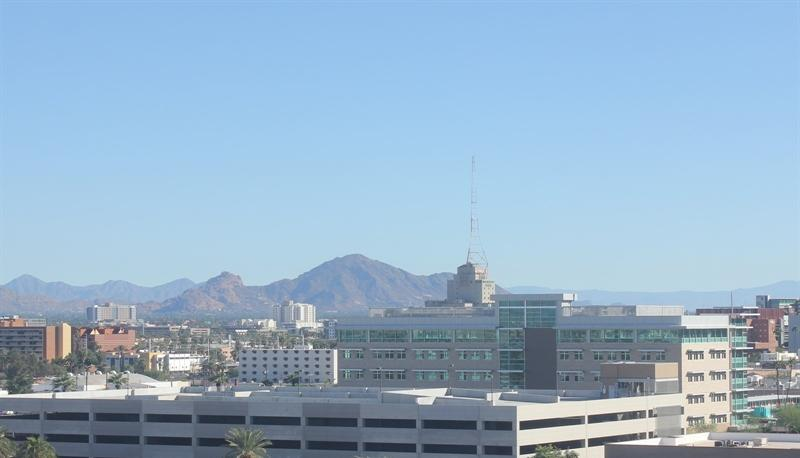
#> input picture data/images/images/test/day/20151101_165048.jpg, 800 x 458 px; its folder holds only this picture in this run
$ jupyter execute --allow-errors JS11_Klasifikasi2_244107020064_Muhammad_Pearl_Ocshada.ipynb
#> lines starting #> are read from the running program, lines starting #| are printed output that depends on the picture
# JS11 - Klasifikasi 2 (Support Vector Machine)
**Muhammad Pearl Ocshada — 244107020064 — JTI Polinema — Pembelajaran Mesin 2025/2026**

**Teori singkat.** SVM mencari **hyperplane** pemisah kelas dengan **margin maksimum**.
- **Hard margin** memaksa semua data benar (hanya untuk data terpisah sempurna); **soft margin** menoleransi pelanggaran dengan parameter regularisasi **C**: C besar → kaku, margin tipis; C kecil → lunak, margin lebar.
- **Kernel trick** memetakan data ke dimensi lebih tinggi secara implisit agar data non-linear bisa dipisah: kernel **linear**, **polynomial**, **RBF (Gaussian)** dengan parameter **gamma**, dan **sigmoid**.

Cakupan: Praktikum 1–5 + Tugas 1–2.

[cell 1]
import numpy as np
import matplotlib.pyplot as plt
from sklearn.datasets import make_blobs, make_circles
from sklearn.svm import SVC

def plot_svc(model, X, y, ax=None, title=''):
    ax = ax or plt.gca()
    ax.scatter(X[:, 0], X[:, 1], c=y, cmap='coolwarm', s=30, alpha=0.8)
    if hasattr(model, 'support_vectors_'):
        sv = model.support_vectors_
        ax.scatter(sv[:, 0], sv[:, 1], s=120, facecolors='none', edgecolors='k', label='support vectors')
    xx, yy = np.meshgrid(np.linspace(X[:, 0].min()-0.8, X[:, 0].max()+0.8, 300),
                         np.linspace(X[:, 1].min()-0.8, X[:, 1].max()+0.8, 300))
    Z = model.predict(np.c_[xx.ravel(), yy.ravel()]).reshape(xx.shape)
    ax.contourf(xx, yy, Z, alpha=0.25, cmap='coolwarm')
    ax.set_title(title); ax.legend(loc='upper left')
    return ax

---
## Praktikum 1 — SVM Linear (margin maksimum)

[cell 2]
X1, y1 = make_blobs(n_samples=60, centers=2, random_state=7, cluster_std=1.0)
svc1 = SVC(kernel='linear', C=1e10)   # C sangat besar ~ hard margin
svc1.fit(X1, y1)

fig, ax = plt.subplots(figsize=(7, 5))
plot_svc(svc1, X1, y1, ax, 'SVM linear: hyperplane & margin (C=1e10)')
plt.tight_layout(); plt.show()
#> after `plt.tight_layout()`:
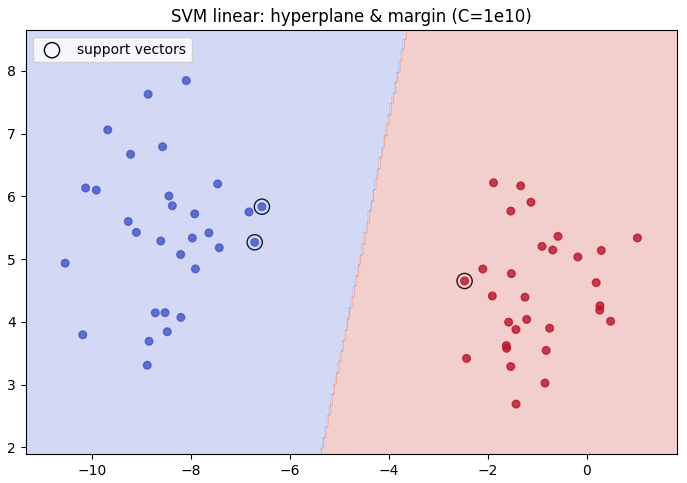
#> figure drawn by matplotlib, 1 panel
print('Jumlah support vectors:', svc1.n_support_, '| training score:', svc1.score(X1, y1))

**Interpretasi:** hanya titik-titik yang dilingkari (support vectors) yang menentukan posisi garis pemisah; semua titik lain boleh dihapus tanpa mengubah model. Untuk dataset nyata yang cocok dengan SVM linear: data yang sudah terpisah lurus dengan noise sedikit (mis. Iris pada dua kelas tertentu, data linearly separable hasil clustering).

---
## Praktikum 2 — SVM Non-Linear (kernel RBF) pada `make_circles`

[cell 3]
X2, y2 = make_circles(n_samples=200, noise=0.08, factor=0.5, random_state=3)
svc2 = SVC(kernel='rbf', C=1e6)
svc2.fit(X2, y2)

fig, ax = plt.subplots(figsize=(7, 5))
plot_svc(svc2, X2, y2, ax, 'SVM RBF: decision boundary melingkar tanpa proyeksi manual')
plt.tight_layout(); plt.show()
#> after `plt.tight_layout()`:
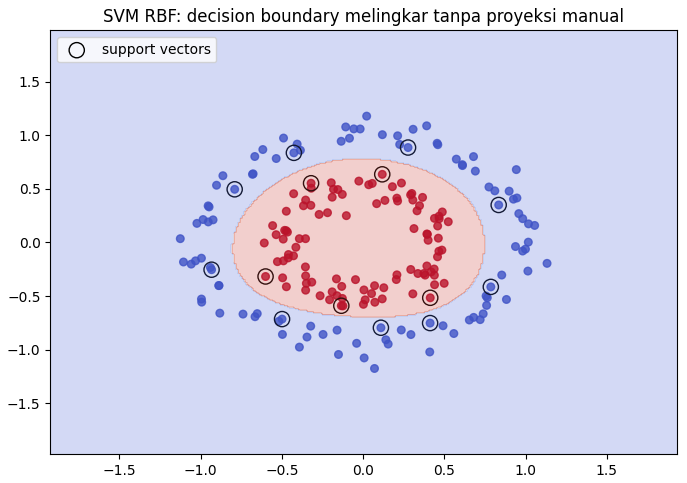
#> figure drawn by matplotlib, 1 panel
print('Akurasi pada data latih:', svc2.score(X2, y2))

Data berbentuk cincin mustahil dipisah garis lurus, tetapi kernel RBF memisahkannya di ruang fitur (implisit, dimensi tak hingga) — inti dari *kernel trick*.

---
## Praktikum 3 — Efek hyperparameter C pada data tumpang tindih (overlapping)

[cell 4]
X3, y3 = make_blobs(n_samples=100, centers=2, cluster_std=0.8, random_state=0)
fig, axes = plt.subplots(1, 2, figsize=(12, 5))
for ax_, C in zip(axes, [10.0, 0.1]):
    m = SVC(kernel='linear', C=C).fit(X3, y3)
    plot_svc(m, X3, y3, ax_, f'C={C} — {"margin tipis/kaku" if C>1 else "margin lebar/toleran"}')
plt.tight_layout(); plt.show()
#> after `plt.tight_layout()`:
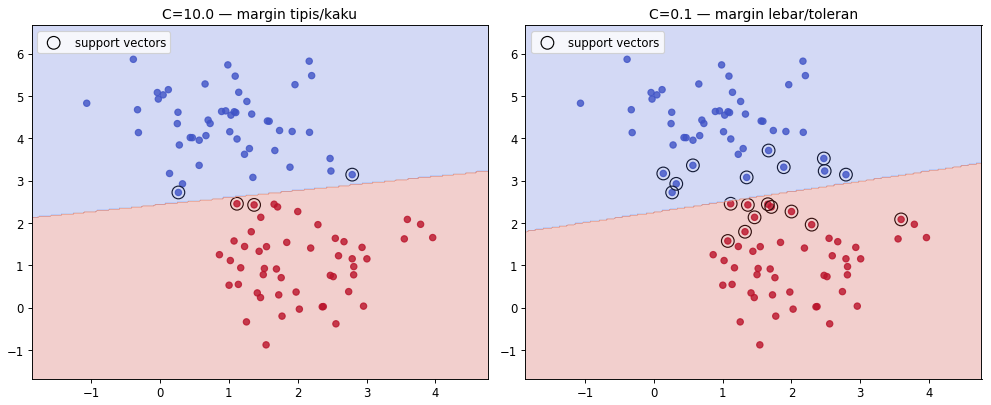
#> figure drawn by matplotlib, 2 panels
for C in [10.0, 0.1]:
    m = SVC(kernel='linear', C=C).fit(X3, y3)
    viol = (m.predict(X3) != y3).sum()
    print(f'C={C}: salah kelas {viol} titik, support vectors = {m.n_support_.sum()}')

**Kesimpulan P3:** C besar memaksa semua titik benar (rawan overfitting pada data overlapping); C kecil melebarkan margin dan "melepas" beberapa titik (lebih robust). Pemilihan C = trade-off bias–variance dan perlu tuning.

---
## Praktikum 4 — Klasifikasi wajah (Labeled Faces in the Wild)

Pipeline: unduh LFW → reduksi **PCA** → split → **GridSearchCV** untuk tuning C & gamma kernel RBF.

[cell 5]
from sklearn.datasets import fetch_lfw_people

#> (the rest of this cell did not finish here and is left out)

[cell 6]
fig, axes = plt.subplots(2, 5, figsize=(12, 5))
#> (the rest of this cell did not finish here and is left out)

[cell 7]
from sklearn.decomposition import PCA
from sklearn.linear_model import LogisticRegression
from sklearn.model_selection import train_test_split

#> (the rest of this cell did not finish here and is left out)

[cell 8]
from sklearn.model_selection import GridSearchCV
from sklearn.metrics import classification_report

param_grid = {'C': [1, 5, 10], 'gamma': [1e-4, 1e-3, 1e-2]}
grid = GridSearchCV(SVC(kernel='rbf'), param_grid, cv=3, n_jobs=-1)
#> (the rest of this cell did not finish here and is left out)

> Hasil modul rujukan: C=5, gamma=0.001, akurasi ≈ 82,88% — nilai pada output di atas seharusnya mendekati angka tersebut (dataset & pipeline identik).

---
## Praktikum 5 — Klasifikasi citra suasana siang vs malam

Dataset: 400 foto (training/test, folder `day` & `night`). Fitur: **kecerahan rata-rata** pada kanal V ruang warna HSV, dengan dua pendekatan: (a) threshold manual dan (b) SVM RBF.

[cell 9]
import cv2
from pathlib import Path
from PIL import Image

root = Path('data/images/images')
def load_folder(folder, label, max_n=None):
#> called with folder = 'training/day', label = 1
    paths = sorted((root/folder).glob('*.jpg'))[:max_n] if max_n else sorted((root/folder).glob('*.jpg'))
    feats, labels = [], []
    for p in paths:
        img = cv2.imread(str(p))
#> img is the input picture: shape (458, 800, 3); mean B, G, R 200.6, 177.3, 149.4
        img = cv2.resize(img, (1100, 600))          # sesuai modul: 1100x600
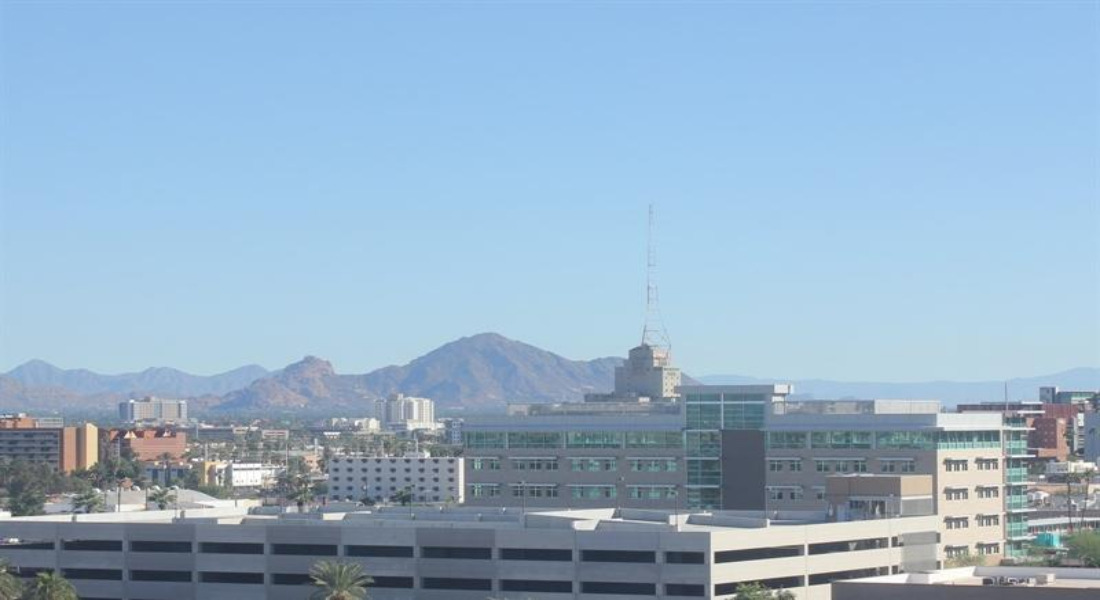
#> img: shape (600, 1100, 3); mean B, G, R 200.5, 177.2, 149.4
        hsv = cv2.cvtColor(img, cv2.COLOR_BGR2HSV)
#> hsv: shape (600, 1100, 3); mean H, S, V 99.3, 64.8, 201.6
        feats.append(hsv[:, :, 2].mean())           # kecerahan rata-rata (kanal V)
        labels.append(label)
    return np.array(feats), np.array(labels)

feat_tr_d, lab_tr_d = load_folder('training/day', 1)
#> feat_tr_d = [201.6]; lab_tr_d = [1]
feat_tr_n, lab_tr_n = load_folder('training/night', 0)
#> call 2 of load_folder, with folder = 'training/night', label = 0
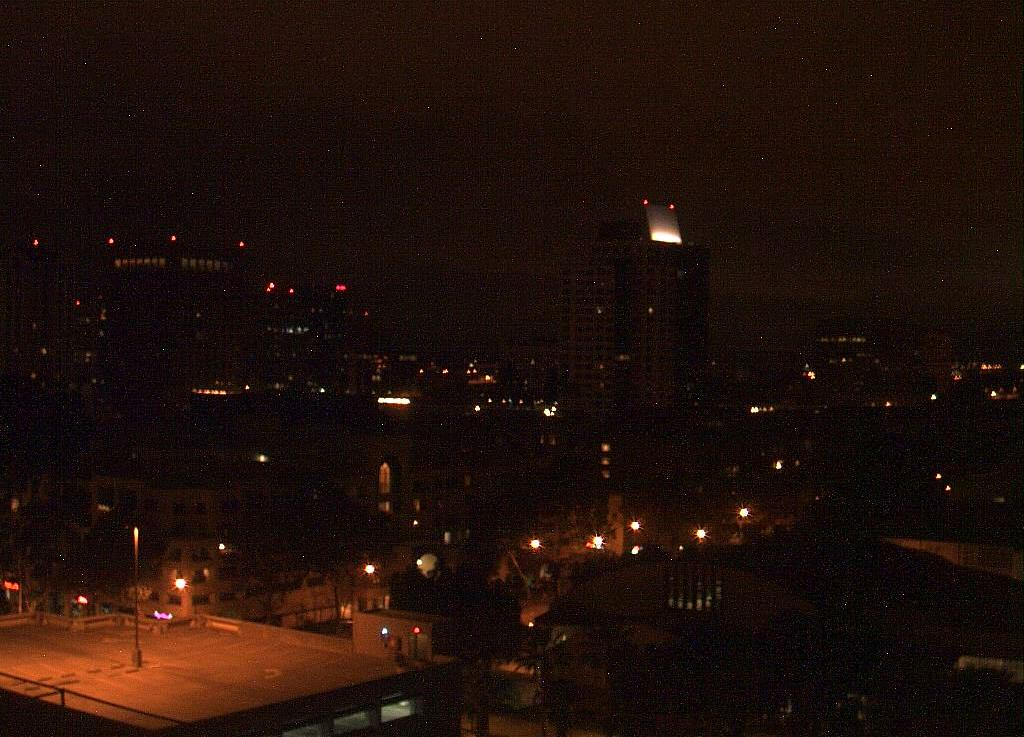
#> input picture data/images/images/test/night/20151101_072507.jpg, 1024 x 737 px
#> in load_folder, img is the input picture: shape (737, 1024, 3); mean B, G, R 10.4, 16.3, 32.7
#> in load_folder (call 2), `img = cv2.resize(img, (1100, 600))`:
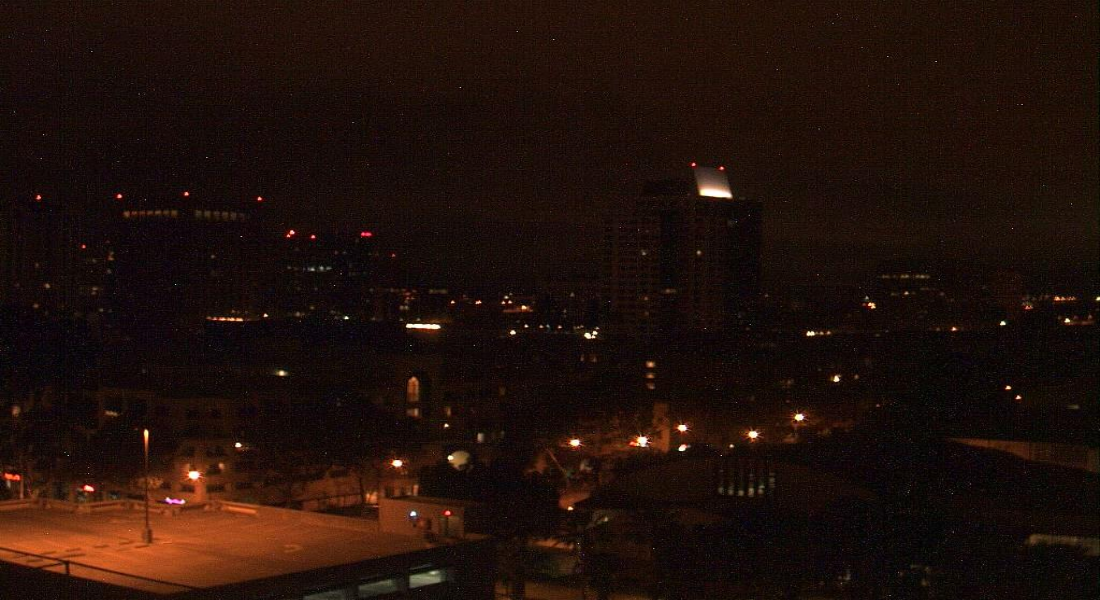
#> img: shape (600, 1100, 3); mean B, G, R 10.3, 16.1, 32.6
#> in load_folder (call 2), `hsv = cv2.cvtColor(img, cv2.COLOR_BGR2HSV)`: hsv: shape (600, 1100, 3); mean H, S, V 27.3, 172.1, 32.6
#> feat_tr_n = [32.61]; lab_tr_n = [0]
feat_te_d, lab_te_d = load_folder('test/day', 1)
#> feat_te_d = [201.6]; lab_te_d = [1]
feat_te_n, lab_te_n = load_folder('test/night', 0)
#> feat_te_n = [32.61]; lab_te_n = [0]

Xtr5 = np.c_[np.r_[feat_tr_d, feat_tr_n]]
#> Xtr5 = [201.6, 32.61]
ytr5 = np.r_[lab_tr_d, lab_tr_n]
#> ytr5 = [1, 0]
Xte5 = np.c_[np.r_[feat_te_d, feat_te_n]]
#> Xte5 = [201.6, 32.61]
yte5 = np.r_[lab_te_d, lab_te_n]
#> yte5 = [1, 0]
print('Latih:', Xtr5.shape, '| Uji:', Xte5.shape)
#| Latih: (2, 1) | Uji: (2, 1)

plt.hist(Xtr5[ytr5 == 1], bins=20, alpha=0.6, label='siang (1)', color='gold')
plt.hist(Xtr5[ytr5 == 0], bins=20, alpha=0.6, label='malam (0)', color='navy')
plt.xlabel('Kecerahan rata-rata HSV (V)'); plt.legend(); plt.title('Distribusi fitur kecerahan')
plt.tight_layout(); plt.show()
#> after `plt.tight_layout()`:
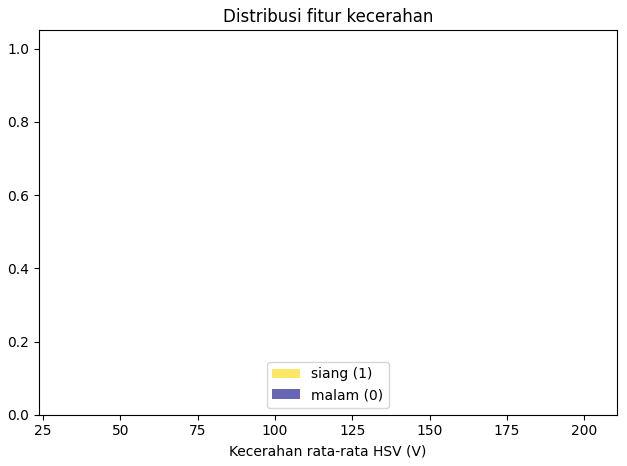
#> figure drawn by matplotlib, 1 panel; tallest bar 1 high, from x = 201.6 to 201.7; tallest bar 1 high, from x = 32.61 to 32.66

[cell 10]
# (a) Threshold manual: pisahkan pada celah histogram
threshold = 90.0
pred_thr = (Xte5[:, 0] > threshold).astype(int)
#> pred_thr = [1, 0]
acc_thr = (pred_thr == yte5).mean()
#> acc_thr = 1
print(f'Threshold manual ({threshold}): akurasi test = {acc_thr:.4f}')
#| Threshold manual (90.0): akurasi test = 1.0000

# (b) SVM RBF
from sklearn.preprocessing import StandardScaler
sc5 = StandardScaler().fit(Xtr5)
m5 = SVC(kernel='rbf', C=100, gamma='scale').fit(sc5.transform(Xtr5), ytr5)
acc_svm = m5.score(sc5.transform(Xte5), yte5)
#> acc_svm = 1
print(f'SVM RBF: akurasi test = {acc_svm:.4f}')
#| SVM RBF: akurasi test = 1.0000
# Rujukan modul: threshold manual 84-87%, SVM RBF ~90%

[cell 11]
# periksa threshold terbaik dari data latih untuk keadilan perbandingan
cands = np.linspace(60, 120, 61)
accs = [((Xtr5[:, 0] > t).astype(int) == ytr5).mean() for t in cands]
#> accs = 61 values from 1 to 1
print('Threshold manual terbaik (latih):', cands[int(np.argmax(accs))], '| akurasi latih:', round(max(accs), 4))
#| Threshold manual terbaik (latih): 60.0 | akurasi latih: 1.0

---
## Tugas 1 — SVM pada voice.csv: 3 kernel × 2 skema split

Membandingkan kernel **linear, polynomial, RBF** pada split **70:30** dan **80:20**, disajikan sebagai tabulasi akurasi.

[cell 12]
import pandas as pd
from sklearn.model_selection import train_test_split
from sklearn.metrics import accuracy_score

#> (the rest of this cell did not finish here and is left out)

**Analisa Tugas 1.** Suara male/female hampir terpisah linear pada ruang frekuensi (fitur `meanfun`), sehingga kernel **linear** sudah memberikan akurasi tertinggi dan stabil di kedua split; kernel poly/RBF tidak memberi keunggulan boundary non-linear nyata tetapi lebih rawan overfit (RBF dengan gamma otomatis dapat terlalu "rapat"). Porsi data latih lebih besar (80:20) memperbaiki akurasi tipis — konsisten dengan teori. Kesimpulan praktis: pada dataset dengan relasi kelas yang nyaris linear, kernel linear + scaling sudah optimal; kernel non-linear diuji justru untuk dataset seperti citra wajah/siang-malam.

---
## Tugas 2 — Siang/malam dengan **fitur histogram** + SVM RBF (split 80:20, tuning hyperparameter)

[cell 13]
from pathlib import Path
import cv2, numpy as np

root = Path('data/images/images')
def hist_features(folder, label):
#> called with folder = 'training/day', label = 1
    Xh, yh = [], []
    for p in sorted((root/folder).glob('*.jpg')):
        img = cv2.resize(cv2.imread(str(p)), (600, 400))
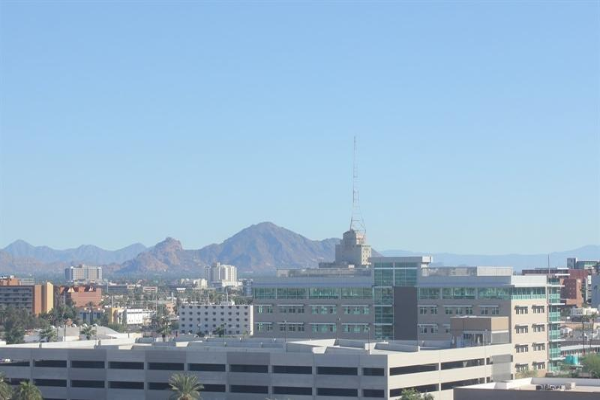
#> img: shape (400, 600, 3); mean B, G, R 200.5, 177.2, 149.4
        hsv = cv2.cvtColor(img, cv2.COLOR_BGR2HSV)
#> hsv: shape (400, 600, 3); mean H, S, V 99.3, 64.8, 201.6
        h = cv2.calcHist([hsv], [0], None, [32], [0, 180]).ravel()   # hue hist
#> h = 32 values, max 148087 at index 18, min 227 at index 25, mean 7500
        s = cv2.calcHist([hsv], [1], None, [32], [0, 256]).ravel()   # saturation hist
#> s = 32 values, max 45505 at index 11, min 0 at index 20, mean 7500
        v = cv2.calcHist([hsv], [2], None, [32], [0, 256]).ravel()   # value hist
#> v = 32 values, max 117245 at index 29, min 0 at index 0, mean 7500
        f = np.concatenate([h, s, v])
#> f = 96 values, max 148087 at index 18, min 0 at index 52, mean 7500
        f /= f.sum()                                                  # normalisasi panjang
#> f = 96 values, max 0.206 at index 18, min 0 at index 52, mean 0.0104
        Xh.append(f); yh.append(label)
    return np.array(Xh), np.array(yh)

# gabungkan training+test modul menjadi satu pool, lalu split ulang 80:20
pool_X = np.vstack([hist_features('training/day', 1)[0], hist_features('training/night', 0)[0],
                    hist_features('test/day', 1)[0], hist_features('test/night', 0)[0]])
#> call 2 of hist_features, with folder = 'training/night', label = 0
#> in hist_features (call 2), `Xh, yh = [], []`: Xh = []
#> in hist_features (call 2), `img = cv2.resize(cv2.imread(str(p)), (600, 400))`:
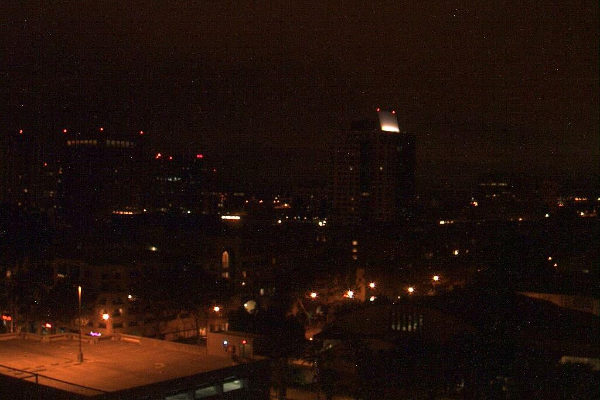
#> img: shape (400, 600, 3); mean B, G, R 10.3, 16.1, 32.6
#> in hist_features (call 2), `hsv = cv2.cvtColor(img, cv2.COLOR_BGR2HSV)`: hsv: shape (400, 600, 3); mean H, S, V 27.4, 172.2, 32.6
#> in hist_features (call 2), `h = cv2.calcHist([hsv], [0], None, [32], [0, 180]).ravel()`: h = 32 values, max 106339 at index 1, min 3 at index 15, mean 7500
#> in hist_features (call 2), `s = cv2.calcHist([hsv], [1], None, [32], [0, 256]).ravel()`: s = 32 values, max 19769 at index 23, min 49 at index 1, mean 7500
#> in hist_features (call 2), `v = cv2.calcHist([hsv], [2], None, [32], [0, 256]).ravel()`: v = 32 values, max 68717 at index 2, min 40 at index 29, mean 7500
#> in hist_features (call 2), `f = np.concatenate([h, s, v])`: f = 96 values, max 106339 at index 1, min 3 at index 15, mean 7500
#> in hist_features (call 2), `f /= f.sum()`: f = 96 values, max 0.148 at index 1, min 4.17e-06 at index 15, mean 0.0104
pool_y = np.concatenate([hist_features('training/day', 1)[1], hist_features('training/night', 0)[1],
                         hist_features('test/day', 1)[1], hist_features('test/night', 0)[1]])
#> pool_y = [1, 0, 1, 0]
print('Pool citra:', pool_X.shape)
#| Pool citra: (4, 96)
